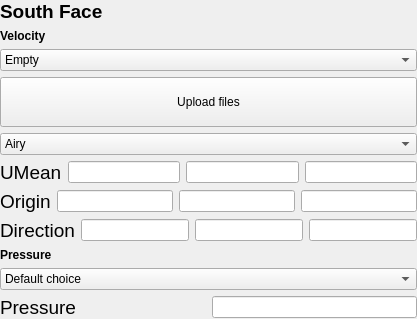
             <widget class="QWidget" name="Pg2_HB_South">
              <layout class="QVBoxLayout" name="verticalLayout_34">
               <property name="leftMargin">
                <number>0</number>
               </property>
               <property name="topMargin">
                <number>0</number>
               </property>
               <property name="rightMargin">
                <number>0</number>
               </property>
               <property name="bottomMargin">
                <number>0</number>
               </property>
               <item>
                <widget class="QLabel" name="Lbl_HB_South">
                 <property name="font">
                  <font>
                   <pointsize>14</pointsize>
                   <weight>75</weight>
                   <bold>true</bold>
                  </font>
                 </property>
                 <property name="text">
                  <string>&lt;html&gt;&lt;head/&gt;&lt;body&gt;&lt;p&gt;South Face&lt;/p&gt;&lt;/body&gt;&lt;/html&gt;</string>
                 </property>
                </widget>
               </item>
               <item>
                <widget class="QLabel" name="Lbl_HB_SouthVelBC">
                 <property name="font">
                  <font>
                   <weight>75</weight>
                   <bold>true</bold>
                  </font>
                 </property>
                 <property name="text">
                  <string>Velocity</string>
                 </property>
                </widget>
               </item>
               <item>
                <widget class="QComboBox" name="Cmb_HB_SouthUBC">
                 <item>
                  <property name="text">
                   <string>Empty</string>
                  </property>
                 </item>
                 <item>
                  <property name="text">
                   <string>Inlet: Constant velocity</string>
                  </property>
                 </item>
                 <item>
                  <property name="text">
                   <string>Inlet: Wave input</string>
                  </property>
                 </item>
                 <item>
                  <property name="text">
                   <string>Inlet: Time-varying uniform velocity</string>
                  </property>
                 </item>
                 <item>
                  <property name="text">
                   <string>Inlet: Time-varying non-uniform velocity</string>
                  </property>
                 </item>
                 <item>
                  <property name="text">
                   <string>Outlet: Phase-mean velocity</string>
                  </property>
                 </item>
                 <item>
                  <property name="text">
                   <string>Outlet: flowRateOutletVelocity</string>
                  </property>
                 </item>
                 <item>
                  <property name="text">
                   <string>Outlet: inletOutlet</string>
                  </property>
                 </item>
                 <item>
                  <property name="text">
                   <string>Wall: noSlip</string>
                  </property>
                 </item>
                </widget>
               </item>
               <item>
                <widget class="QPushButton" name="Btn_HB_SouthUploadFile">
                 <property name="text">
                  <string>
Upload files
</string>
                 </property>
                </widget>
               </item>
               <item>
                <widget class="QComboBox" name="Cmb_HB_SouthWaveType">
                 <item>
                  <property name="text">
                   <string>Airy</string>
                  </property>
                 </item>
                 <item>
                  <property name="text">
                   <string>Stokes2</string>
                  </property>
                 </item>
                 <item>
                  <property name="text">
                   <string>Stokes5</string>
                  </property>
                 </item>
                 <item>
                  <property name="text">
                   <string>Solitary</string>
                  </property>
                 </item>
                 <item>
                  <property name="text">
                   <string>Custom</string>
                  </property>
                 </item>
                </widget>
               </item>
               <item>
                <layout class="QHBoxLayout" name="HLY_HB_SouthU">
                 <item>
                  <widget class="QLabel" name="Lbl_HB_SouthU">
                   <property name="font">
                    <font>
                     <pointsize>14</pointsize>
                    </font>
                   </property>
                   <property name="text">
                    <string>UMean</string>
                   </property>
                  </widget>
                 </item>
                 <item>
                  <widget class="QLineEdit" name="Led_HB_SouthUx"/>
                 </item>
                 <item>
                  <widget class="QLineEdit" name="Led_HB_SouthUy"/>
                 </item>
                 <item>
                  <widget class="QLineEdit" name="Led_HB_SouthUz"/>
                 </item>
                </layout>
               </item>
               <item>
                <layout class="QHBoxLayout" name="HLY_HB_SouthOrigin">
                 <item>
                  <widget class="QLabel" name="Lbl_HB_SouthOrigin">
                   <property name="font">
                    <font>
                     <pointsize>14</pointsize>
                    </font>
                   </property>
                   <property name="text">
                    <string>Origin</string>
                   </property>
                  </widget>
                 </item>
                 <item>
                  <widget class="QLineEdit" name="Led_HB_SouthOriginX"/>
                 </item>
                 <item>
                  <widget class="QLineEdit" name="Led_HB_SouthOriginY"/>
                 </item>
                 <item>
                  <widget class="QLineEdit" name="Led_HB_SouthOriginZ"/>
                 </item>
                </layout>
               </item>
               <item>
                <layout class="QHBoxLayout" name="HLY_HB_SouthVec">
                 <item>
                  <widget class="QLabel" name="Lbl_HB_SouthVec">
                   <property name="font">
                    <font>
                     <pointsize>14</pointsize>
                    </font>
                   </property>
                   <property name="text">
                    <string>Direction</string>
                   </property>
                  </widget>
                 </item>
                 <item>
                  <widget class="QLineEdit" name="Led_HB_SouthVecX"/>
                 </item>
                 <item>
                  <widget class="QLineEdit" name="Led_HB_SouthVecY"/>
                 </item>
                 <item>
                  <widget class="QLineEdit" name="Led_HB_SouthVecZ"/>
                 </item>
                </layout>
               </item>
               <item>
                <widget class="QLabel" name="Lbl_HB_SouthPresBC">
                 <property name="font">
                  <font>
                   <weight>75</weight>
                   <bold>true</bold>
                  </font>
                 </property>
                 <property name="text">
                  <string>Pressure</string>
                 </property>
                </widget>
               </item>
               <item>
                <widget class="QComboBox" name="Cmb_HB_SouthPreBC">
                 <item>
                  <property name="text">
                   <string>Default choice</string>
                  </property>
                 </item>
                 <item>
                  <property name="text">
                   <string>Inlet / Outlet / Wall: Zero gradient</string>
                  </property>
                 </item>
                 <item>
                  <property name="text">
                   <string>Inlet: Calculated pressure</string>
                  </property>
                 </item>
                 <item>
                  <property name="text">
                   <string>Outlet: Total pressure</string>
                  </property>
                 </item>
                 <item>
                  <property name="text">
                   <string>Wall: Fixed flux</string>
                  </property>
                 </item>
                </widget>
               </item>
               <item>
                <layout class="QHBoxLayout" name="HLY_HB_SouthPres" stretch="1,1">
                 <item>
                  <widget class="QLabel" name="Lbl_HB_SouthPres">
                   <property name="font">
                    <font>
                     <pointsize>14</pointsize>
                    </font>
                   </property>
                   <property name="text">
                    <string>Pressure</string>
                   </property>
                  </widget>
                 </item>
                 <item>
                  <widget class="QLineEdit" name="Led_HB_SouthPres"/>
                 </item>
                </layout>
               </item>
              </layout>
             </widget>
